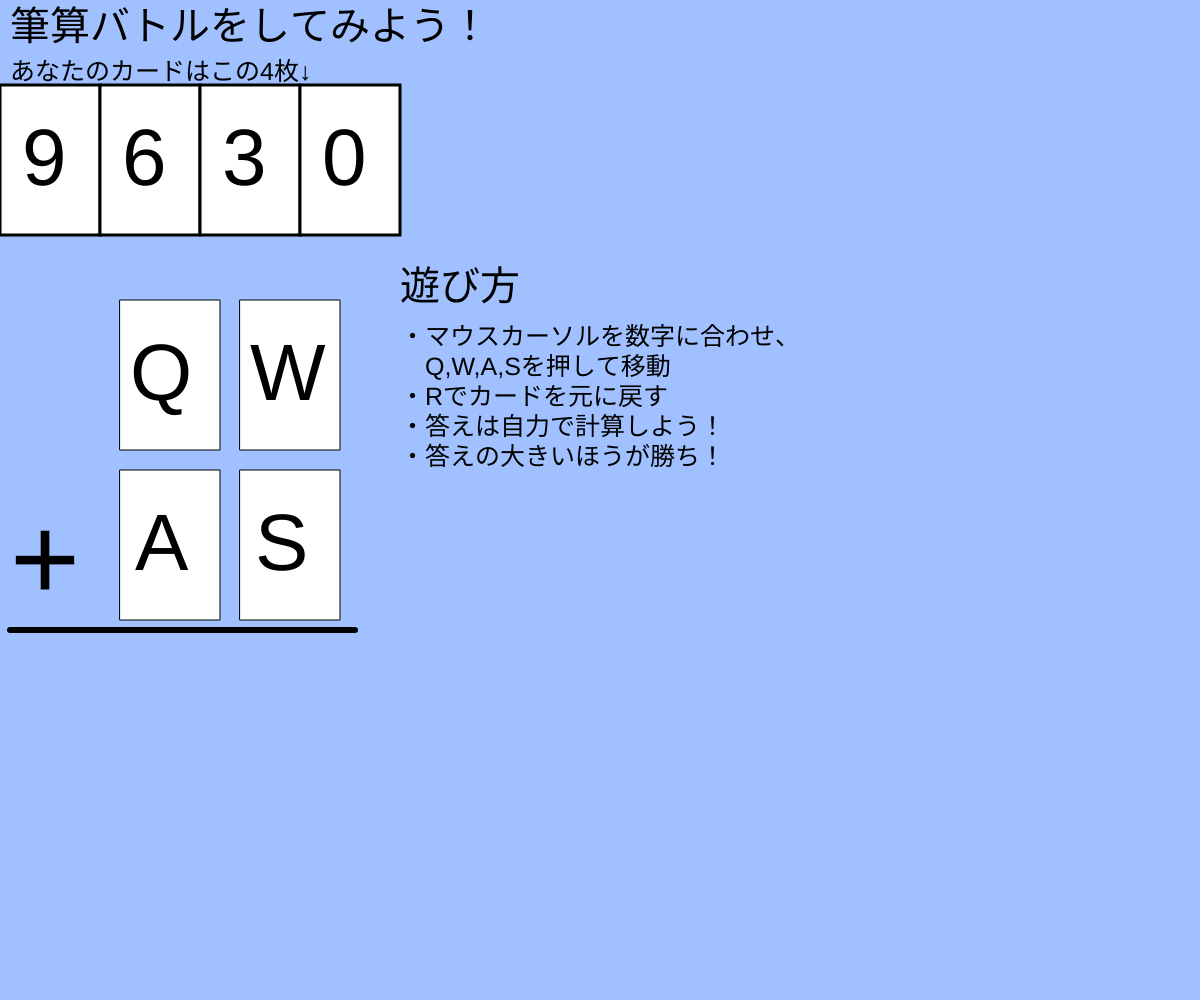
Frame 1 (no input)
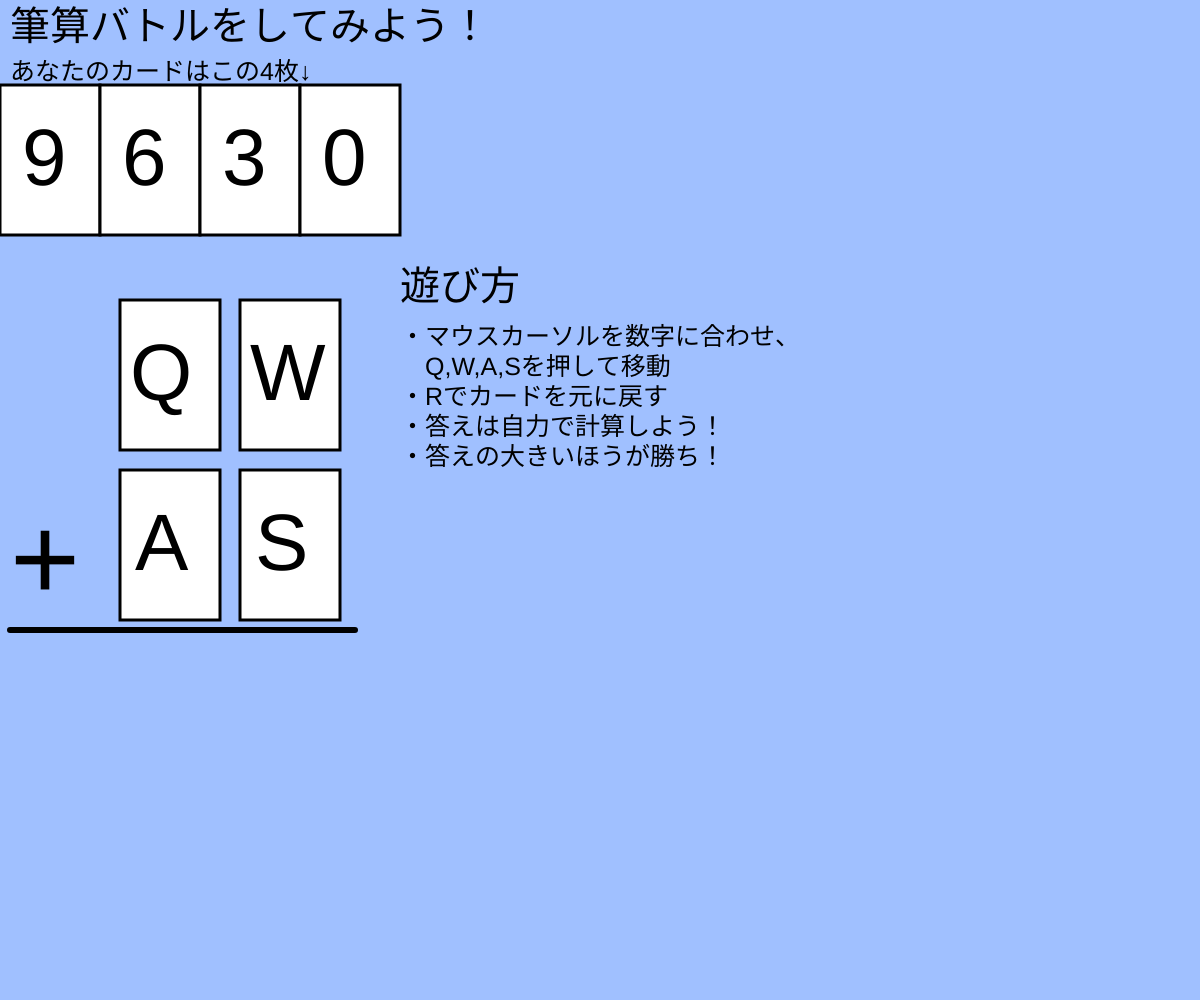
Frame 60 (no input)
Frame 120 (the mouse pressed at the canvas centre since frame 60): identical to frame 60, image omitted

The p5.js sketch that drew these frames (run headless with seeded random() and noise() and a simulated clock; from frame 60 on, the mouse is pressed at the canvas centre):

// p5.js sketch
// ── sketch.js
// 最終課題を制作しよう
let numbers;
let cards;
function setup(){
  createCanvas(windowWidth, windowHeight);
  numbers =[0, 1, 2, 3, 4, 5, 6, 7, 8, 9];
  let cardNumbers = shuffle(numbers);
  cards = [];
  for(let i = 0; i < 4; i++){
    let c = {x: 100 * i, y: 85, n: cardNumbers[i]};
    cards.push(c);
  }
}

function draw(){
  background(160, 192, 255);
  textSize(40);
  text("筆算バトルをしてみよう！", 10, 40);
  text("遊び方", 400, 300);
  textSize(25); 
  text("あなたのカードはこの4枚↓", 10, 80);
  text("・マウスカーソルを数字に合わせ、", 400, 345)
  text("　Q,W,A,Sを押して移動", 400, 375)
  text("・Rでカードを元に戻す", 400, 405)
  text("・答えは自力で計算しよう！", 400, 435)
  text("・答えの大きいほうが勝ち！", 400, 465)
  drawBattlefield()
  for(let i = 0; i < cards.length; i++){
    let ci = cards[i];
    numberCard(ci.x, ci.y, ci.n);
    if(dist(mouseX, mouseY, ci.x + 50, ci.y + 75) < 50){
      if(keyIsDown("Q".charCodeAt(0))){ ci.x = 120; ci.y = 300;}
      if(keyIsDown("A".charCodeAt(0))){ ci.x = 120; ci.y = 470;}
      if(keyIsDown("W".charCodeAt(0))){ ci.x = 240; ci.y = 300;}
      if(keyIsDown("S".charCodeAt(0))){ ci.x = 240; ci.y = 470;}
    }
    if(keyIsDown("R".charCodeAt(0))){ ci.x = 100 * i; ci.y = 70;}
  }
  
}

function windowResized(){
  resizeCanvas(windowWidth, windowHeight);
}

function numberCard(x, y, n){
  rect(x, y, 100, 150);
  textSize(80);
  text(n, x + 22, y + 100);
}

function drawBattlefield(){
  for(let i = 0; i < 2; i++){
    for(let j = 0; j < 2; j++){
      rect(120 + 120 * i, 300 + 170 * j, 100, 150)
      textSize(80);
      if(i == 0 && j == 0)text("Q", 120 + 120 * i + 10, 300 + 170 * j + 100);
      if(i == 1 && j == 0)text("W", 120 + 120 * i + 10, 300 + 170 * j + 100);
      if(i == 0 && j == 1)text("A", 120 + 120 * i + 15, 300 + 170 * j + 100);
      if(i == 1 && j == 1)text("S", 120 + 120 * i + 15, 300 + 170 * j + 100);
    }
  }  
  textSize(120)
  text("+", 10, 600)
  strokeWeight(6)
  line(10, 630, 355, 630)
  strokeWeight(3)
}
